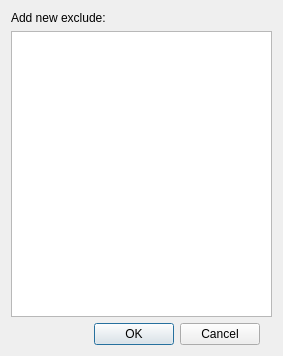
<?xml version="1.0" encoding="UTF-8"?>
<ui version="4.0">
 <class>Dialog</class>
 <widget class="QDialog" name="Dialog">
  <property name="geometry">
   <rect>
    <x>0</x>
    <y>0</y>
    <width>283</width>
    <height>356</height>
   </rect>
  </property>
  <property name="windowTitle">
   <string>New exclude...</string>
  </property>
  <layout class="QGridLayout" name="gridLayout">
   <item row="0" column="0" colspan="2">
    <widget class="QLabel" name="labelHeader">
     <property name="text">
      <string>Add new exclude:</string>
     </property>
    </widget>
   </item>
   <item row="1" column="0" colspan="3">
    <widget class="QListWidget" name="listWidgetSetups">
     <property name="selectionMode">
      <enum>QAbstractItemView::MultiSelection</enum>
     </property>
     <property name="resizeMode">
      <enum>QListView::Fixed</enum>
     </property>
     <property name="sortingEnabled">
      <bool>true</bool>
     </property>
    </widget>
   </item>
   <item row="2" column="0">
    <widget class="QDialogButtonBox" name="buttonBox">
     <property name="orientation">
      <enum>Qt::Horizontal</enum>
     </property>
     <property name="standardButtons">
      <set>QDialogButtonBox::Cancel|QDialogButtonBox::Ok</set>
     </property>
    </widget>
   </item>
  </layout>
 </widget>
 <resources/>
 <connections>
  <connection>
   <sender>buttonBox</sender>
   <signal>accepted()</signal>
   <receiver>Dialog</receiver>
   <slot>accept()</slot>
   <hints>
    <hint type="sourcelabel">
     <x>248</x>
     <y>254</y>
    </hint>
    <hint type="destinationlabel">
     <x>157</x>
     <y>274</y>
    </hint>
   </hints>
  </connection>
  <connection>
   <sender>buttonBox</sender>
   <signal>rejected()</signal>
   <receiver>Dialog</receiver>
   <slot>reject()</slot>
   <hints>
    <hint type="sourcelabel">
     <x>316</x>
     <y>260</y>
    </hint>
    <hint type="destinationlabel">
     <x>286</x>
     <y>274</y>
    </hint>
   </hints>
  </connection>
 </connections>
</ui>
